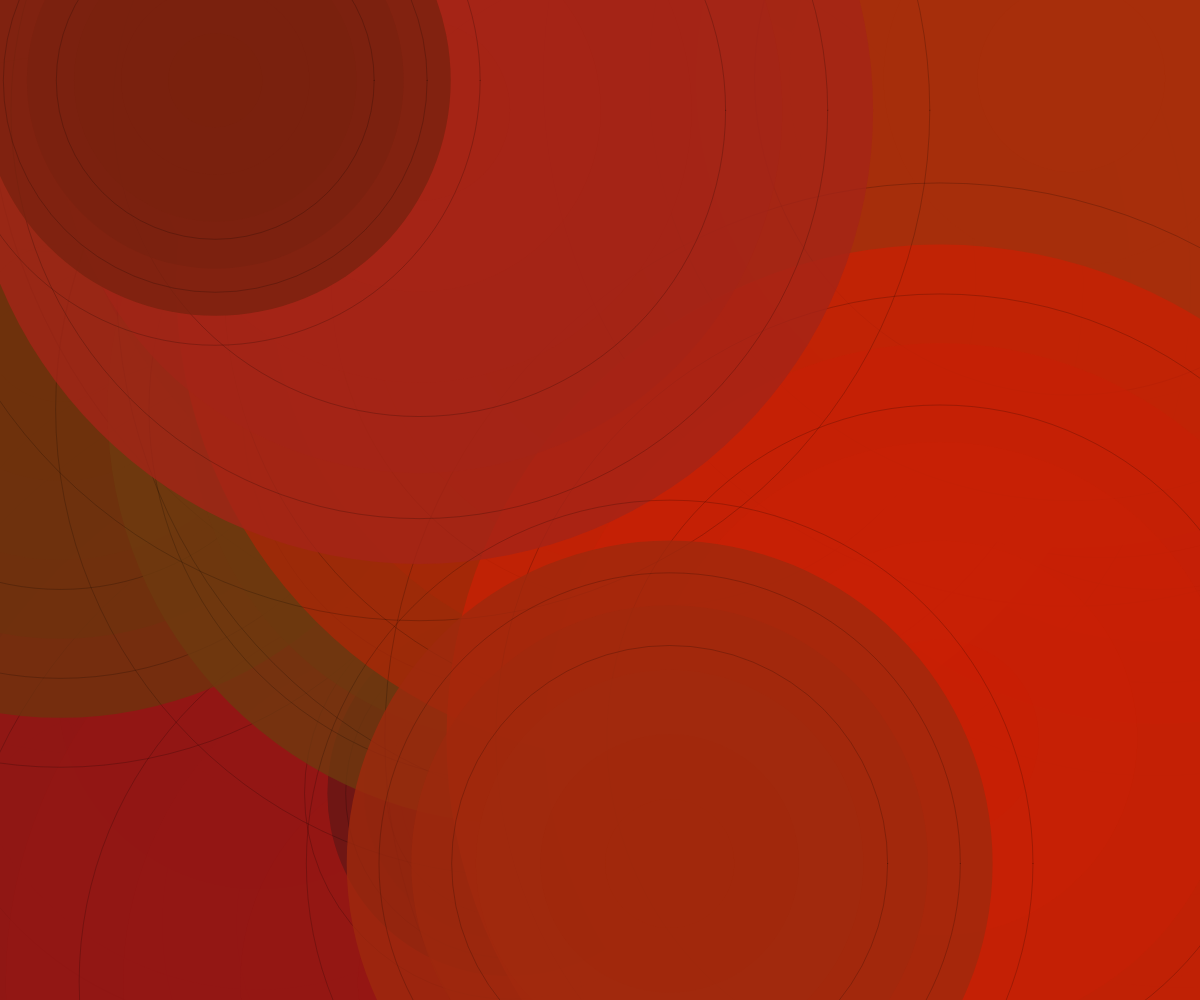
Frame 1 (no input)
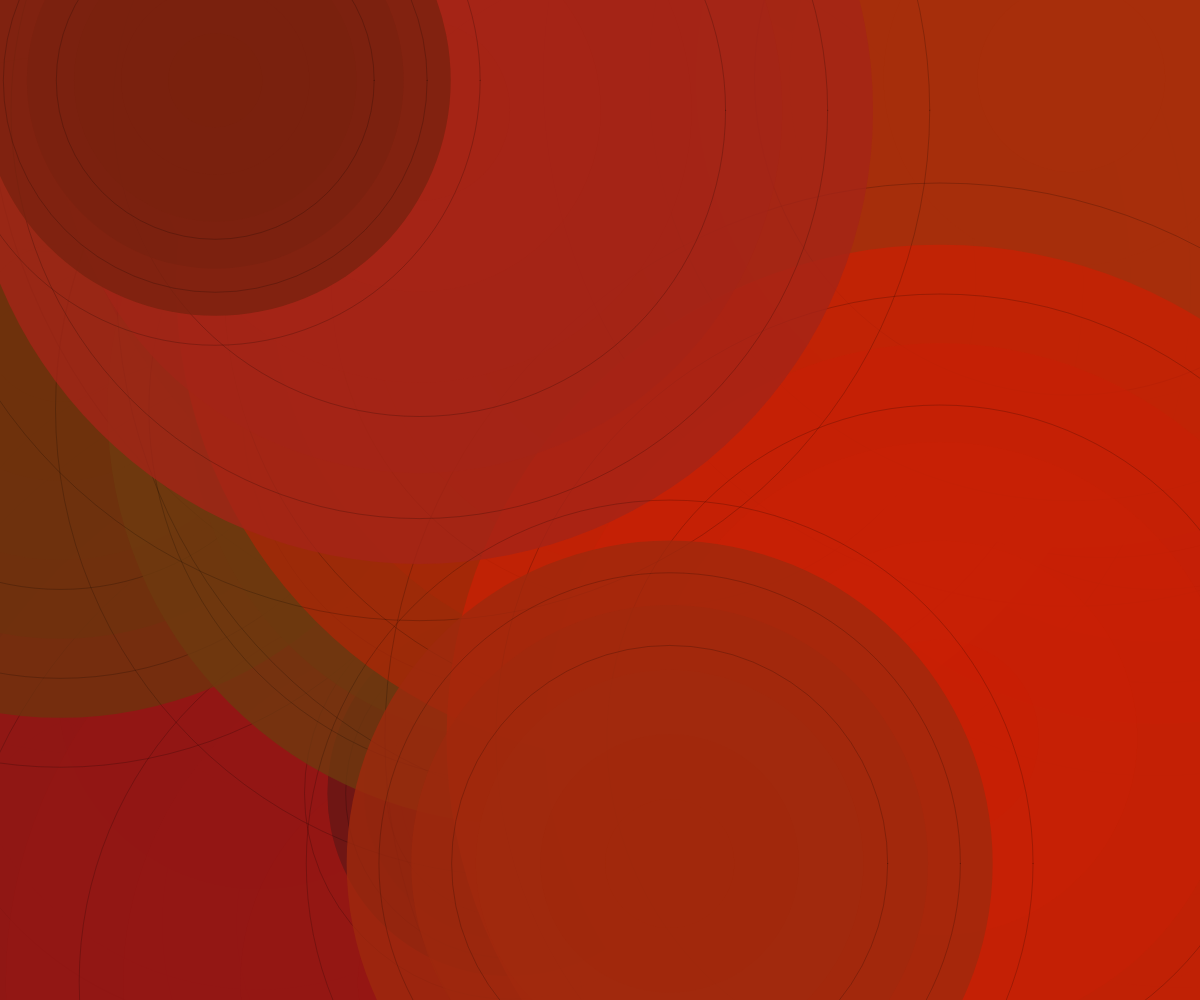
Frame 60 (no input)
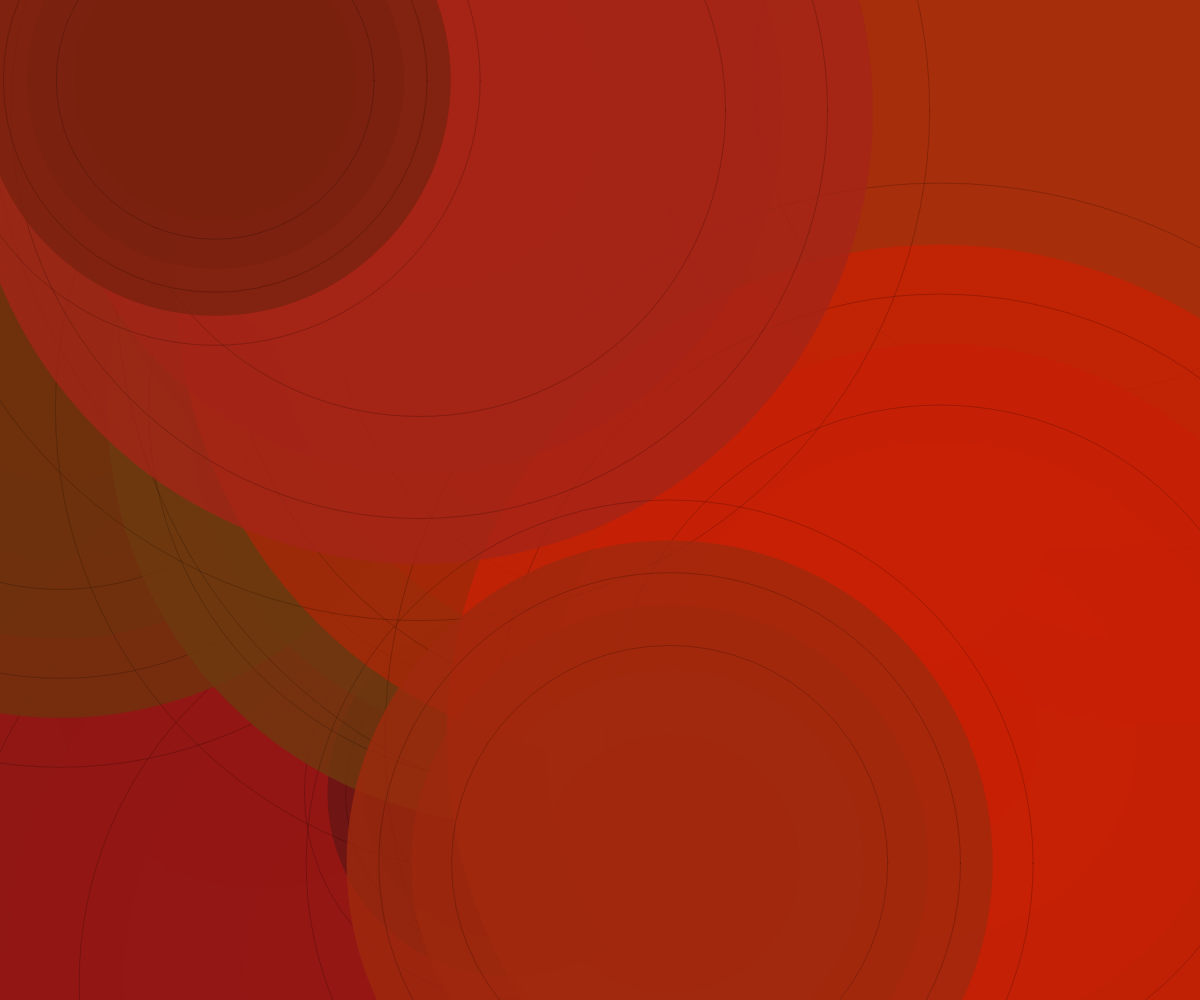
Frame 120 (the mouse pressed at the canvas centre since frame 60)

The p5.js sketch that drew these frames (run headless with seeded random() and noise() and a simulated clock; from frame 60 on, the mouse is pressed at the canvas centre):

// p5.js sketch
// ── sketch.js
let strata = [];
let time = 0;

function setup() {
  createCanvas(windowWidth, windowHeight);
  
  // Create rusted steel strata
  for (let i = 0; i < 50; i++) {
    strata.push({
      x: random(width),
      y: random(height),
      size: random(200, 600),
      color: color(random(100, 200), random(20, 60), random(0, 30), random(150, 255)),
      speed: random(0.001, 0.003),
      angle: random(TWO_PI)
    });
  }
}

function draw() {
  background(50, 40, 30);
  
  time += 0.01;
  
  // Draw strata with diffusion effect
  for (let i = 0; i < strata.length; i++) {
    const s = strata[i];
    
    // Animate the diffusion
    const ripple = sin(time * s.speed + s.angle) * 0.5 + 0.5;
    const size = s.size * (1 + ripple * 0.3);
    
    noStroke();
    fill(s.color);
    
    // Draw multiple concentric circles to simulate diffusion
    for (let j = 0; j < 5; j++) {
      const alpha = map(j, 0, 4, 200, 30);
      const radius = size * (1 - j * 0.2) * 0.8;
      
      if (radius > 0) {
        fill(red(s.color), green(s.color), blue(s.color), alpha);
        ellipse(s.x, s.y, radius * 2, radius * 2);
      }
    }
    
    // Add some texture to the strata
    stroke(0, 0, 0, 50);
    noFill();
    for (let j = 0; j < 3; j++) {
      const r = size * (1 - j * 0.2) * 0.9;
      if (r > 0) {
        ellipse(s.x, s.y, r * 2, r * 2);
      }
    }
  }
}

function windowResized() {
  resizeCanvas(windowWidth, windowHeight);
}
